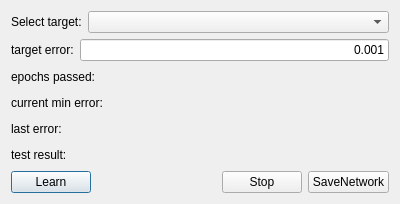
<?xml version="1.0" encoding="UTF-8"?>
<ui version="4.0">
 <class>LearnMfnDlg</class>
 <widget class="QDialog" name="LearnMfnDlg">
  <property name="geometry">
   <rect>
    <x>0</x>
    <y>0</y>
    <width>400</width>
    <height>204</height>
   </rect>
  </property>
  <property name="windowTitle">
   <string>LearnMfn</string>
  </property>
  <layout class="QGridLayout" name="gridLayout">
   <item row="0" column="0">
    <layout class="QHBoxLayout" name="horizontalLayout">
     <item>
      <widget class="QLabel" name="label">
       <property name="sizePolicy">
        <sizepolicy hsizetype="Minimum" vsizetype="Preferred">
         <horstretch>0</horstretch>
         <verstretch>0</verstretch>
        </sizepolicy>
       </property>
       <property name="text">
        <string>Select target:</string>
       </property>
      </widget>
     </item>
     <item>
      <widget class="QComboBox" name="target_">
       <property name="sizePolicy">
        <sizepolicy hsizetype="Expanding" vsizetype="Fixed">
         <horstretch>0</horstretch>
         <verstretch>0</verstretch>
        </sizepolicy>
       </property>
      </widget>
     </item>
    </layout>
   </item>
   <item row="1" column="0">
    <layout class="QHBoxLayout" name="horizontalLayout_6">
     <item>
      <widget class="QLabel" name="label_5">
       <property name="text">
        <string>target error:</string>
       </property>
      </widget>
     </item>
     <item>
      <widget class="QLineEdit" name="target_error_">
       <property name="text">
        <string>0.001</string>
       </property>
       <property name="alignment">
        <set>Qt::AlignRight|Qt::AlignTrailing|Qt::AlignVCenter</set>
       </property>
      </widget>
     </item>
    </layout>
   </item>
   <item row="2" column="0">
    <layout class="QHBoxLayout" name="horizontalLayout_7">
     <item>
      <widget class="QLabel" name="label_6">
       <property name="text">
        <string>epochs passed:</string>
       </property>
      </widget>
     </item>
     <item>
      <widget class="QLabel" name="epochs_passed_">
       <property name="text">
        <string/>
       </property>
       <property name="alignment">
        <set>Qt::AlignRight|Qt::AlignTrailing|Qt::AlignVCenter</set>
       </property>
      </widget>
     </item>
    </layout>
   </item>
   <item row="3" column="0">
    <layout class="QHBoxLayout" name="horizontalLayout_2">
     <item>
      <widget class="QLabel" name="label_2">
       <property name="text">
        <string>current min error:</string>
       </property>
      </widget>
     </item>
     <item>
      <widget class="QLabel" name="cur_min_err_">
       <property name="text">
        <string/>
       </property>
       <property name="alignment">
        <set>Qt::AlignRight|Qt::AlignTrailing|Qt::AlignVCenter</set>
       </property>
      </widget>
     </item>
    </layout>
   </item>
   <item row="4" column="0">
    <layout class="QHBoxLayout" name="horizontalLayout_3">
     <item>
      <widget class="QLabel" name="label_3">
       <property name="text">
        <string>last error:</string>
       </property>
      </widget>
     </item>
     <item>
      <widget class="QLabel" name="last_error_">
       <property name="text">
        <string/>
       </property>
       <property name="alignment">
        <set>Qt::AlignRight|Qt::AlignTrailing|Qt::AlignVCenter</set>
       </property>
      </widget>
     </item>
    </layout>
   </item>
   <item row="5" column="0">
    <layout class="QHBoxLayout" name="horizontalLayout_5">
     <item>
      <widget class="QLabel" name="label_4">
       <property name="text">
        <string>test result:</string>
       </property>
      </widget>
     </item>
     <item>
      <widget class="QLabel" name="test_result_">
       <property name="text">
        <string/>
       </property>
       <property name="alignment">
        <set>Qt::AlignRight|Qt::AlignTrailing|Qt::AlignVCenter</set>
       </property>
      </widget>
     </item>
    </layout>
   </item>
   <item row="6" column="0">
    <layout class="QHBoxLayout" name="horizontalLayout_4">
     <item>
      <widget class="QPushButton" name="learn_btn_">
       <property name="text">
        <string>Learn</string>
       </property>
      </widget>
     </item>
     <item>
      <spacer name="horizontalSpacer">
       <property name="orientation">
        <enum>Qt::Horizontal</enum>
       </property>
       <property name="sizeHint" stdset="0">
        <size>
         <width>40</width>
         <height>20</height>
        </size>
       </property>
      </spacer>
     </item>
     <item>
      <widget class="QPushButton" name="stop_btn_">
       <property name="text">
        <string>Stop</string>
       </property>
      </widget>
     </item>
     <item>
      <widget class="QPushButton" name="save_network_btn_">
       <property name="text">
        <string>SaveNetwork</string>
       </property>
      </widget>
     </item>
    </layout>
   </item>
  </layout>
 </widget>
 <layoutdefault spacing="6" margin="11"/>
 <resources/>
 <connections/>
</ui>
